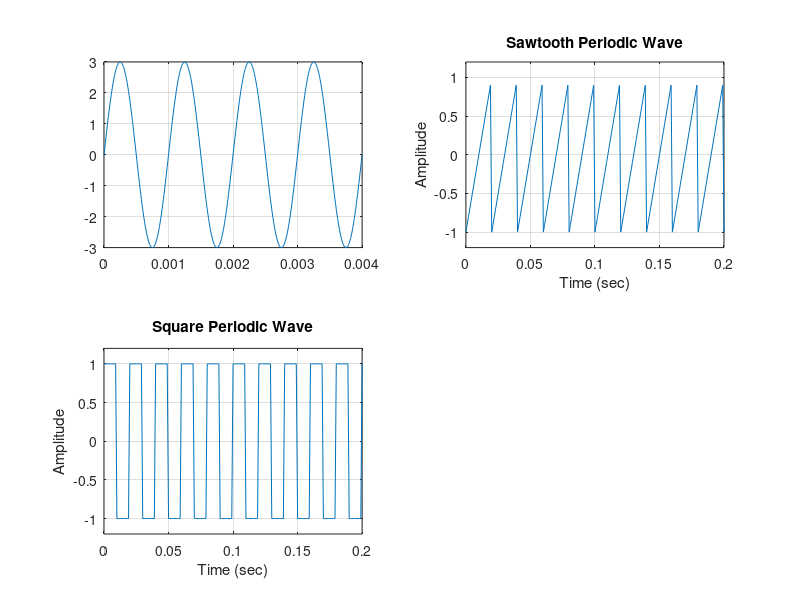

The MATLAB script that drew this image: (Note: this script raises an error after producing the figure.)
A = 3;

F=1000;
T=1/F;
t=0:0.01/F:4*T;
y=A*sin(2*pi*F*t);
subplot(2,2,1);
plot(t,y);
grid on



fs = 1000;
t = 0:1/fs:1.5;
x1 = sawtooth(2*pi*50*t);
x2 = square(2*pi*50*t);
subplot(2 ,2 ,2),plot(t,x1),grid on, axis([0 0.2 -1.2 1.2])
xlabel('Time (sec)');ylabel('Amplitude'); title('Sawtooth Periodic Wave')
subplot(2,2,3),plot(t,x2),grid on, axis([0 0.2 -1.2 1.2])
xlabel('Time (sec)');ylabel('Amplitude'); title('Square Periodic Wave')


t = 0:.0001:.0625;
y3 = tripulse(2*pi*30*t);
subplot(2,2,4);
 
plot(t,y3)